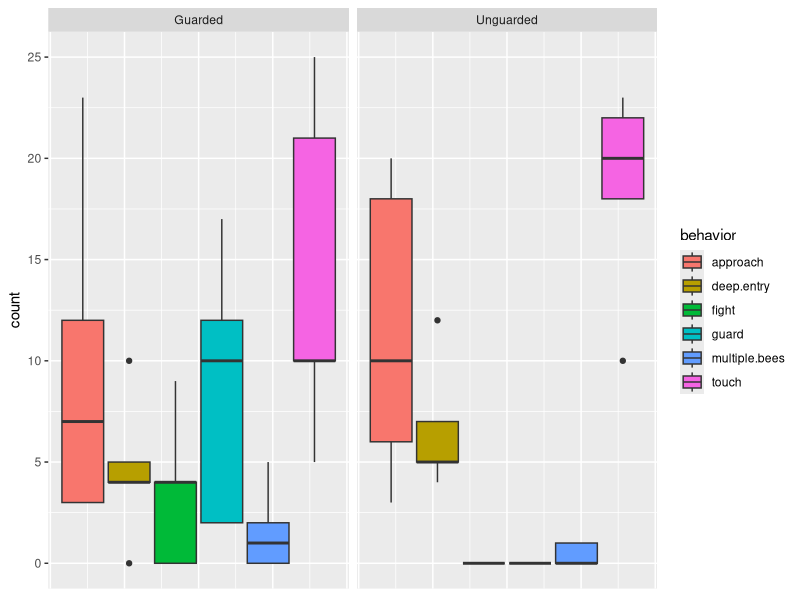

The R source for this figure: (Note: this script raises an error after producing the figure.)
## ---- chunk 1
knitr::opts_chunk$set(echo=FALSE, warning=FALSE, message=FALSE)

# packages
library(tidyverse)
library(knitr)
library(kableExtra)
library(lme4)
## ---- chunk 2
# ethogram
input <- c('Approach and Go', 'Bee hovers over nest entrance without physical contact',
         'Touch and Go',
         'Brief physical contact with nest entrance wihtout full body entry',
         'Guarding', 'Prolonged presence of male inside nest entrance; male typically straddles entrance',
         'Deep Entry', 'Full body entry into nest entrance',
         'Fight', 'Prolonged physical contact between males on or immediately near the nest entrance; typically follows guarding; often involves paired somersaults',
         '*Multiple bees entered hole', 'deep entry by >1 male resulting in >1 males simultaneously in nest')
df <- matrix(input, nrow = 6, ncol = 2, byrow = T)
df <- data.frame(df)
df <- dplyr::select(df, Behavior = X1, Definition = X2)

kable(df, caption = 'Diadasia nest site ethogram.') %>%
  kable_styling(bootstrap_options = 'striped') %>%
  column_spec(column = 2, width = '40em') %>%
  column_spec(column = 1, width = '10em') %>%
  footnote(general = '*`Multiple bees entered hole` requires >/=2 deep entries, with each male entering deeply counted as one deep entry',
           general_title = '')

## ---- chunk 3
# data 
  # raw observations
nest_obs_raw <- read.csv("../data/diadasia_nest_observations2_edit.csv")
  # Guard durations
guard <- read.csv("../data/diadasia_nestObs_tidy_guardDur.csv")
guard <- filter(guard, nest_type == "guarded",
                     behavior == "guard") %>%
  select(nest, guard_duration = behavior_duration, year,
         month, day, start_time)

# clean raw data and add variable for guarded 
nest_obs <- select(nest_obs_raw, -notes) %>%
  mutate(nest_type = ifelse(guard > 0, "Guarded", "Unguarded")) %>%
  mutate(pair = if_else(nest%%2==0, nest/2, (nest+1)/2))

# Tidy data without behavior_duration

nest_obs_long <- gather(nest_obs, behavior, count,
                             -nest, -observation_seconds, -start_time, -day,
                             -month, -year, -nest_type, -pair) %>%
  arrange((nest), desc(nest)) %>%
  select(nest, nest_type, behavior, count, year, month, day, 
         start_time)

# Write files
  # guard data (with durations)
write_csv(guard, path = "../data/diadasia_guardDurations.csv", col_names = TRUE)
  # behavior counts data (no durations; individual behaviors summarized into counts)
write_csv(nest_obs, "../data/diadasia_nestObs_final.csv")

## ---- chunk 4
# visualization ----
# activity count by nest type
ggplot(nest_obs_long, aes(y = count, fill = behavior)) +
  geom_boxplot() +
  facet_wrap(~nest_type) +
  theme(axis.text.x=element_blank(),
        axis.ticks.x=element_blank())
## ---- chunk 5
# linear model
# set pair as random intercept
behaviors <- select(nest_obs, approach, touch, multiple.bees, guard, fight, deep.entry)

# lmer(behaviors$approach~nest_obs$nest_type +(1|nest_obs$pair))

lmer_function <- function(y){
  lmer(y~nest_obs$nest_type + (1|nest_obs$pair))
  }

coefs_function <- function(x){
  coefs <- data.frame(coef(summary(x)))
  coefs$p.value <- 2 * (1 - pnorm(abs(coefs$t.value)))
  return(coefs)
}
results <- data.frame()


mods <- lapply(behaviors, FUN = lmer_function)
coefs_list <- lapply(mods, coefs_function)

results <- rbind(data.frame(coefs_list$approach[2,]),
                 data.frame(coefs_list$touch[2,]),
                 data.frame(coefs_list$multiple.bees[2,]),
                 data.frame(coefs_list$guard[2,]),
                 data.frame(coefs_list$fight[2,]),
                 data.frame(coefs_list$deep.entry[2,]))

results$behavior <- c(colnames(behaviors))
rownames(results) <- c()
results <- arrange(results) %>% select(behavior, Std..Error, t.value, p.value)
kable(results)
